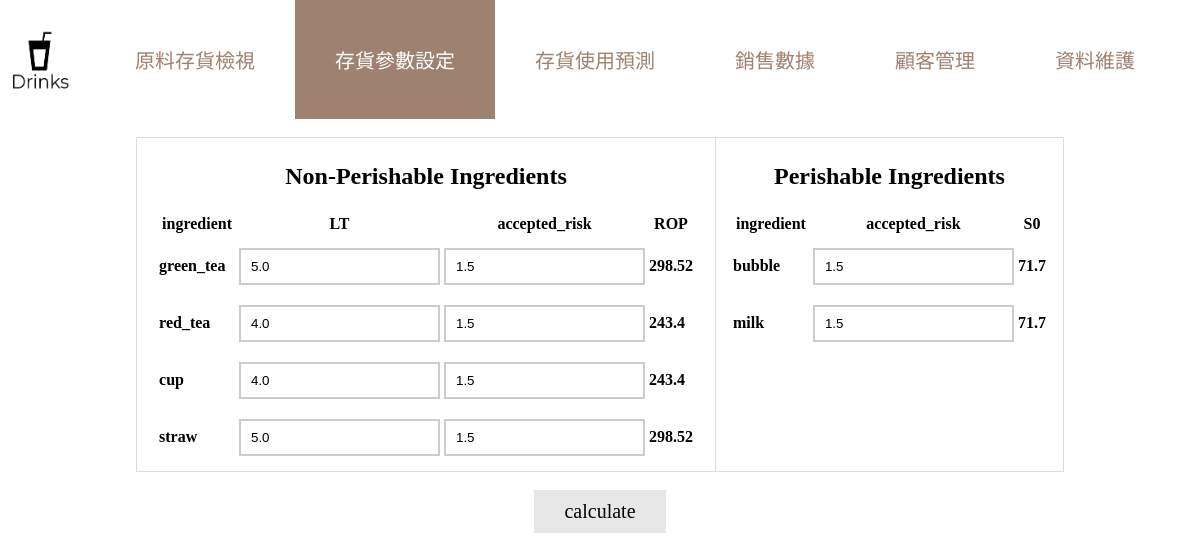
The app's page /management/variable_setting, older data.
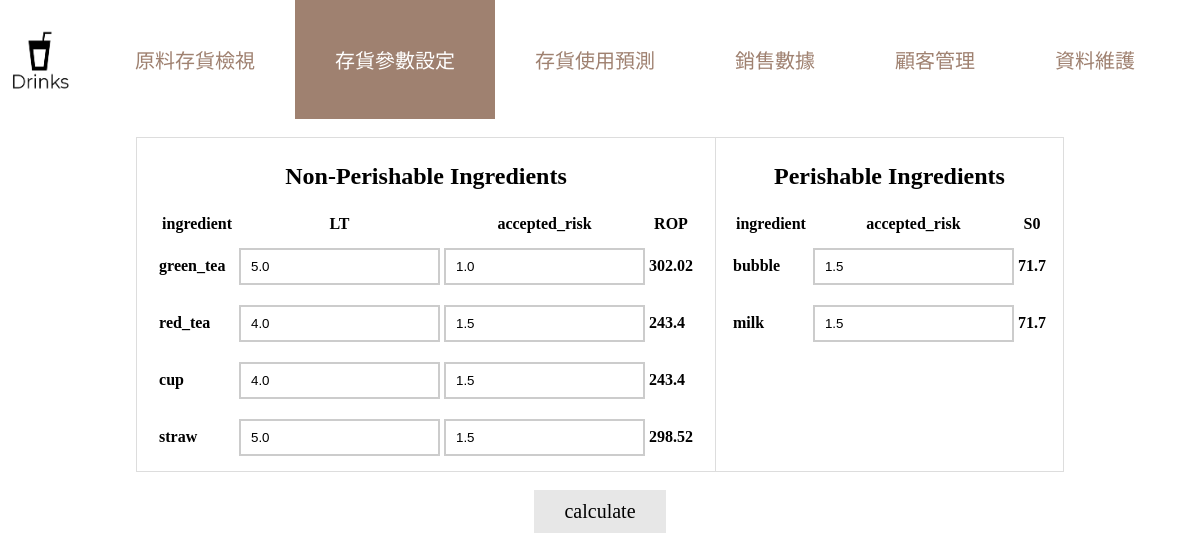
The same page, newer data.
### drink/models.py (models this page shows)
class ROP_Parameters(models.Model):
    ingredient_name = models.CharField(max_length=20)
    LT = models.FloatField()
    d  = models.FloatField()
    sigma = models.FloatField()
    accepted_risk= models.FloatField()
    ROP = models.FloatField(default=0)

### drink/views.py (the view, shortened to what this page needs)
# urls.py: path('management/variable_setting', level_setup),
def level_setup(request):
    i_para_list_ROP=list(ROP_Parameters.objects.all())
    i_para_list_S0=list(S0_Parameters.objects.all())
    for i in i_para_list_ROP:
        LT_str=str(i.ingredient_name)+"_LT"
        accepted_risk_str=str(i.ingredient_name)+"_accepted_risk"
    for i in i_para_list_S0:
        accepted_risk_str=str(i.ingredient_name)+"_accepted_risk"
        if(accepted_risk_str in request.GET):
            accepted_risk=float(request.GET[accepted_risk_str])
            i.accepted_risk=accepted_risk
            i.S0=getS0(accepted_risk)
            i.save()
    return render(request,'variable_setting.html',locals())

### drink/templates/variable_setting.html (shortened to what this page needs)
<!DOCTYPE html>
<html>
<head>
</head>
<body>
    <ul class="topnav">
      <li>
        {% load staticfiles %}
        <img src=" {% static 'logo.png' %} " style="width:80px; height:80px; float:left; padding-right:15px; padding-top: 20px;" onclick="window.location.href ='/drink_system'"></li>
      <li><a class='other' href='/management/ingredient'>原料存貨檢視</a></li>
      <li><a class='active'>存貨參數設定</a></li>
      <li><a class='other' href='/management/inventory_prediction'>存貨使用預測</a></li>
      <li><a class='other' href="/management/sales_info">銷售數據</a></li>
      <li><a class='other' href="/management/customer_info">顧客管理</a></li>
      <li><a class='other' href="/admin">資料維護</a></li>
    </ul>
<form method="GET" action="">
<br>
<table align="center" style="border: 1px solid #ddd;">
    <tr style="border: 1px solid #ddd;">
        <th valign="top" style="border: 1px solid #ddd;padding-left: 10px;padding-right: 10px">
            <div class='container' " style="padding-left: 10px;padding-right: 10px">
            <h2>Non-Perishable Ingredients</h2>
            <table>
                <tr>
                    <th>ingredient</th>
                    <th>LT</th>
                    <th>accepted_risk</th>
                    <th>ROP</th>
                </tr>
                {%for i in i_para_list_ROP%}
                <tr>
                    <td>{{i.ingredient_name}}</td>
                    <td>
                        <input class="form-control" name="{{i.ingredient_name}}_LT" id="{{i.ingredient_name}}_LT" type="text" value="{{i.LT}}">
                    </td>
                    <td>
                        <input class="form-control" name="{{i.ingredient_name}}_accepted_risk" id="{{i.ingredient_name}}_accepted_risk" type="text" value="{{i.accepted_risk}}">
                    </td>
                    <td>
                        <p>{{i.ROP}}</p>
                    </td>
                </tr>
                {%endfor%}
            </table>
            </div>
        </th>
        <th valign="top">
            <div class='container' style="padding-left: 10px;padding-right: 10px">
            <h2>Perishable Ingredients</h2>
            <table>
                <tr>
                    <th>ingredient</th>
                    <th>accepted_risk</th>
                    <th>S0</th>
                </tr>
                {%for i in i_para_list_S0%}
                <tr>
                    <td>{{i.ingredient_name}}</td>
                    <td>
                        <input class="form-control" name="{{i.ingredient_name}}_accepted_risk" id="{{i.ingredient_name}}_accepted_risk" type="text" value="{{i.accepted_risk}}">
                    </td>
                    <td>
                        <p>{{i.S0}}</p>
                    </td>
                </tr>
                {%endfor%}
            </table>
            <br>
            </div>
        </th>
    </tr>
</table>
<br>
<div align="center">
<input class='button' type="submit" value="calculate" align="center"></div>
</form>
</body>
</html>

Row changes from the older to the newer data that the page shows:
changed ROP_Parameters "green_tea": accepted_risk "1.5" → "1.0"; ROP "298.52" → "302.02"
